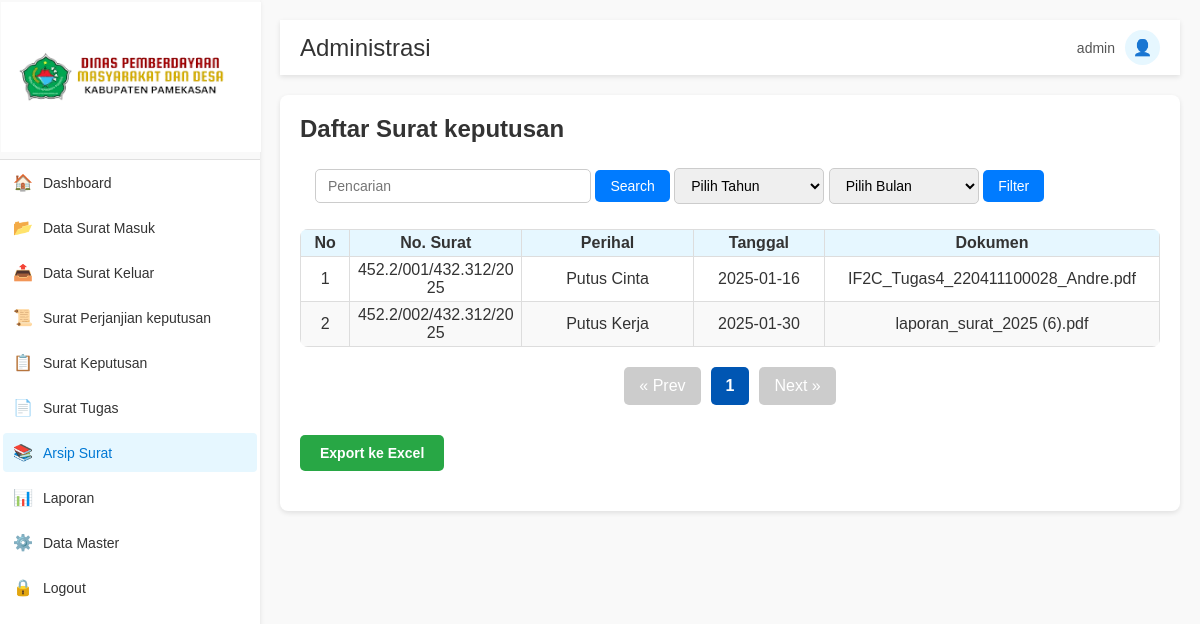
Page /arsip_keputusan.php (signed in) on the committed database.
### tables this page shows
CREATE TABLE `surat_keputusan` (
  `id_keputusan` int(11) NOT NULL,
  `no_keputusan` varchar(90) NOT NULL,
  `perihal_keputusan` varchar(90) NOT NULL,
  `tgl_keputusan` date NOT NULL,
  `agenda_keputusan` date NOT NULL,
  `dokumen_keputusan` varchar(255) NOT NULL,
  `keputusan_input` int(11) DEFAULT NULL
);

### arsip_keputusan.php (the view, shortened to what this page needs)
<?php
include 'db.php';
$perPage = 10;
$currentPage = isset($_GET['page']) ? (int)$_GET['page'] : 1;
$offset = ($currentPage - 1) * $perPage;
$searchQuery = isset($_GET['search']) ? $_GET['search'] : '';
$filterYear = isset($_GET['year']) ? (int)$_GET['year'] : '';
$filterMonth = isset($_GET['month']) ? (int)$_GET['month'] : '';
$conditions = "";
$params = [];
$paramTypes = "";
$searchWildcard = "%$searchQuery%";
if ($conditions === "") {
    $conditions = "1";
}
$totalQuery = "SELECT COUNT(*) AS total FROM surat_keputusan WHERE (no_keputusan LIKE ? OR perihal_keputusan LIKE ?) AND $conditions";
$stmtTotal = $conn->prepare($totalQuery);
$paramsTotal = array_merge([$searchWildcard, $searchWildcard], $params);
$totalParamTypes = "ss" . $paramTypes;
$stmtTotal->bind_param($totalParamTypes, ...$paramsTotal);
$stmtTotal->execute();
$resultTotal = $stmtTotal->get_result();
$totalData = $resultTotal->fetch_assoc()['total'];
$totalPages = ceil($totalData / $perPage);
$sql = "SELECT * FROM surat_keputusan WHERE (no_keputusan LIKE ? OR perihal_keputusan LIKE ?) AND $conditions LIMIT ? OFFSET ?";
$stmt = $conn->prepare($sql);
$paramsData = array_merge([$searchWildcard, $searchWildcard], $params);
$paramsData[] = $perPage;
$paramsData[] = $offset;
$dataParamTypes = "ss" . $paramTypes . "ii";
$stmt->bind_param($dataParamTypes, ...$paramsData);
$stmt->execute();
$result = $stmt->get_result();
?>
<!DOCTYPE html>
<html lang="en">
<head>
    <link rel="stylesheet" href="style.css">
</head>
<body>
    <div class="sidebar">
        <div class="logo">
            <img src="logo.png" alt="Logo" />
        </div>
        <ul class="sidebar-menu">
            <li><a href="index.php"><span class="icon">🏠</span> Dashboard</a></li>
            <li><a href="surat_masuk.php" ><span class="icon">📂</span> Data Surat Masuk</a></li>
            <li><a href="surat_keluar.php"><span class="icon">📤</span> Data Surat Keluar</a></li>
            <li><a href="surat_perjanjian_keputusan.php" ><span class="icon">📜</span> Surat Perjanjian keputusan</a></li>
            <li><a href="surat_keputusan.php"><span class="icon">📋</span> Surat Keputusan</a></li>
            <li><a href="surat_tugas.php"><span class="icon">📄</span> Surat Tugas</a></li>
            <li><a href="arsip.php" class="active"><span class="icon">📚</span> Arsip Surat</a></li>
            <li><a href="laporan.php"><span class="icon">📊</span> Laporan</a></li>
            <li><a href="data_master.php"><span class="icon">⚙️</span> Data Master</a></li>
            <li><a href="logout.php"><span class="icon">🔒</span> Logout</a></li>
        </ul>
    </div>
    <div class="main-content">
        <div class="topbar">
            <h2>Administrasi</h2>
            <div class="profile">
                <span><?= htmlspecialchars($_SESSION['role']); ?></span>
                <div class="profile-icon">👤</div>
            </div>
        </div>
        <div class="container">
            <h2>Daftar Surat keputusan</h2>
            <div class="search-bar">
                <form action="arsip_keputusan.php" method="GET">
                    <input type="text" name="search" placeholder="Pencarian" value="<?= htmlspecialchars($searchQuery); ?>" />
                    <button class="search-button" type="submit">Search</button>
                    <select name="year">
                        <option value="">Pilih Tahun</option>
                    </select>
                    <select name="month">
                        <option value="">Pilih Bulan</option>
                    </select>
                    <button class="filter-button" type="submit">Filter</button>
                </form>
            </div>
            <table class="table">
                <thead>
                    <tr>
                        <th>No</th>
                        <th>No. Surat</th>
                        <th>Perihal</th>
                        <th>Tanggal</th>
                        <th>Dokumen</th>
                    </tr>
                </thead>
                <tbody>
                    <?php if ($result->num_rows > 0): ?>
                        <?php $no = $offset + 1; while ($row = $result->fetch_assoc()): ?>
                            <tr>
                                <td><?= $no++; ?></td>
                                <td><?= htmlspecialchars($row['no_keputusan']); ?></td>
                                <td><?= htmlspecialchars($row['perihal_keputusan']); ?></td>
                                <td><?= htmlspecialchars($row['tgl_keputusan']); ?></td>
                                <td><?= htmlspecialchars($row['dokumen_keputusan']); ?></td>
                            </tr>
                        <?php endwhile; ?>
                    <?php else: ?>
                        <tr>
                            <td colspan="5">Tidak ada data.</td>
                        </tr>
                    <?php endif; ?>
                </tbody>
            </table>
            <ul class="pagination">
                <?php if ($currentPage > 1): ?>
                    <li><a href="?page=<?= $currentPage - 1; ?>&search=<?= htmlspecialchars($searchQuery); ?>">« Prev</a></li>
                <?php else: ?>
                    <li class="disabled"><span>« Prev</span></li>
                <?php endif; ?>
                <?php for ($i = 1; $i <= $totalPages; $i++): ?>
                    <li>
                        <a href="?page=<?= $i; ?>&search=<?= htmlspecialchars($searchQuery); ?>" class="<?= $i === $currentPage ? 'active' : ''; ?>">
                            <?= $i; ?>
                        </a>
                    </li>
                <?php endfor; ?>
                <?php if ($currentPage < $totalPages): ?>
                    <li><a href="?page=<?= $currentPage + 1; ?>&search=<?= htmlspecialchars($searchQuery); ?>">Next »</a></li>
                <?php else: ?>
                    <li class="disabled"><span>Next »</span></li>
                <?php endif; ?>
            </ul>
            <div class="export-buttons">
                <a href="export_arsip_keputusan.php?search=<?= urlencode($searchQuery); ?>&year=<?= $filterYear; ?>&month=<?= $filterMonth; ?>" class="btn btn-success">Export ke Excel</a>
            </div>
        </div>
    </div>
</body>
</html>

### style.css (style rules this page uses)
body, html { margin: 0; padding: 0; font-family: 'Arial', sans-serif; color: #333; background-color: #f9f9f9; }
.sidebar { width: 260px; height: 100vh; background-color: #ffffff; box-shadow: 0 2px 5px rgba(0, 0, 0, 0.1); position: fixed; top: 0; left: 0; }
.sidebar .logo { text-align: center; padding: 2px 1px; background-color: #f9f9f9; border-bottom: 1px solid #e0e0e0; }
.sidebar .logo img { width: 260px; height: 150px; margin-bottom: 1px; }
.sidebar-menu { list-style: none; padding: 0; margin: 0; }
.sidebar-menu li { padding: 3px; }
.sidebar-menu li a { color: #333; text-decoration: none; display: flex; align-items: center; font-size: 14px; border-radius: 4px; padding: 10px; transition: background-color 0.3s ease; }
.sidebar-menu li a .icon { margin-right: 10px; font-size: 16px; }
.sidebar-menu li a:hover, .sidebar-menu li a.active { background-color: #e6f7ff; color: #0078d4; }
.main-content { margin-left: 260px; padding: 20px; }
.topbar { background-color: #ffffff; padding: 10px 20px; display: flex; justify-content: space-between; align-items: center; margin-bottom: 20px; box-shadow: 0 2px 5px rgba(0, 0, 0, 0.1); }
.topbar h2 { margin: 0; color: #333; font-weight: normal; }
.profile { display: flex; align-items: center; gap: 10px; }
.profile span { color: #555; font-size: 14px; }
.profile-icon { width: 35px; height: 35px; background-color: #e6f7ff; color: #0078d4; display: flex; align-items: center; justify-content: center; border-radius: 50%; font-size: 16px; }
.container { background-color: #ffffff; padding: 20px; border-radius: 8px; box-shadow: 0 2px 5px rgba(0, 0, 0, 0.1); }
.container h2 { margin-top: 0; color: #333; }
.search-bar { display: flex; gap: 10px; margin-bottom: 20px; padding: 5px 15px; }
.search-bar input { flex: 1; padding: 10px; border: 1px solid #ddd; border-radius: 4px; }
.search-bar button { padding: 10px 15px; border: none; border-radius: 4px; background-color: #0078d4; color: white; cursor: pointer; font-size: 14px; transition: background-color 0.3s ease; }
.export-buttons { margin: 20px 0; display: flex; gap: 10px; }
.export-buttons .btn { padding: 10px 20px; border: none; border-radius: 5px; text-decoration: none; font-size: 14px; font-weight: bold; text-align: center; cursor: pointer; transition: background-color 0.3s, transform 0.2s; }
.export-buttons .btn-success { background-color: #28a745; color: #fff; }
.table { width: 100%; border-collapse: collapse; margin-top: 10px; border-radius: 8px; overflow: hidden; text-align: center; table-layout: fixed; border-collapse: collapse; }
.table th, .table td { border: 1px solid #ddd; word-wrap: break-word; overflow-wrap: break-word; text-align: left; padding: 8px; }
.table th { background-color: #e6f7ff; color: #333; }
.table td { vertical-align: top; }
.table tr:nth-child(even) { background-color: #f9f9f9; }
.btn { padding: 11px 20px; border-radius: 5px; color: white; text-decoration: none; font-size: 14px; display: inline-block; text-align: center; margin-top: 10px; }

### rows in the picture
surat_keputusan: no_keputusan "452.2/001/432.312/2025", perihal_keputusan "Putus Cinta", tgl_keputusan "2025-01-16", dokumen_keputusan "IF2C_Tugas4_220411100028_Andre.pdf"
surat_keputusan: no_keputusan "452.2/002/432.312/2025", perihal_keputusan "Putus Kerja", tgl_keputusan "2025-01-30", dokumen_keputusan "laporan_surat_2025 (6).pdf"

### other values in the picture
$_SESSION['role'] "admin"
